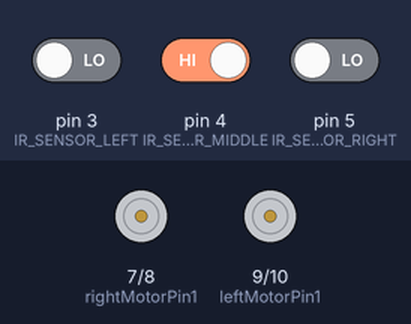
Bench run of a sketch on a simulated Arduino Uno, built with avr-gcc and run on an emulated ATmega328P. Parts: motor-driver pin pairs drawn as motors (green arrow = first pin HIGH = forward, orange = second pin HIGH = backward, longer = more drive, scaled by the enable pin). Inputs (shaded band) come from the test bench; at power-on: pin 3 (IR_SENSOR_LEFT) LOW, pin 4 (IR_SENSOR_MIDDLE) HIGH, pin 5 (IR_SENSOR_RIGHT) LOW.

Above: at 1.2 s.
1.3 s: pin 3 (IR_SENSOR_LEFT) driven HIGH
At 2.4 s:
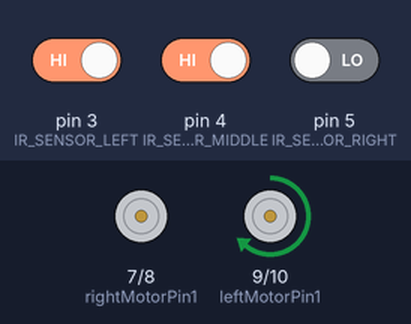
2.8 s: pin 4 (IR_SENSOR_MIDDLE) driven LOW
At 3.5 s:
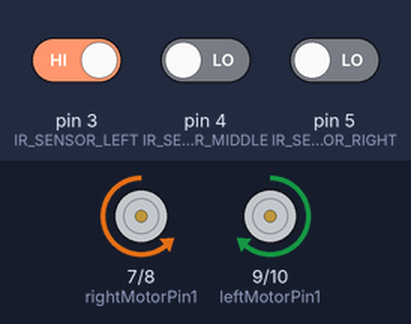
4.3 s: pin 3 (IR_SENSOR_LEFT) driven LOW and pin 4 (IR_SENSOR_MIDDLE) driven HIGH and pin 5 (IR_SENSOR_RIGHT) driven HIGH
At 4.7 s:
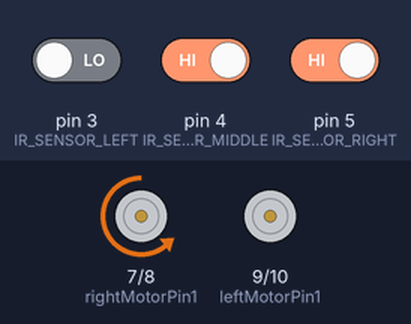
5.8 s: pin 5 (IR_SENSOR_RIGHT) driven LOW
At 7.0 s:
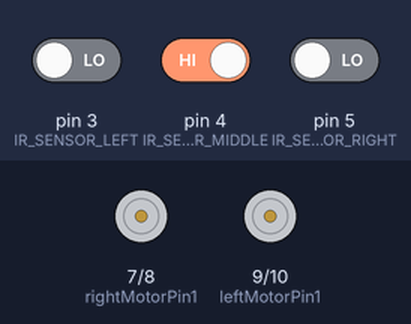
7.3 s: pin 5 (IR_SENSOR_RIGHT) driven HIGH
At 8.1 s:
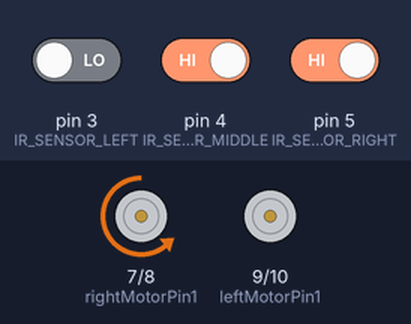
Timing chart, 0 to 9.8 s (numbered marks = the images above; inputs shaded):
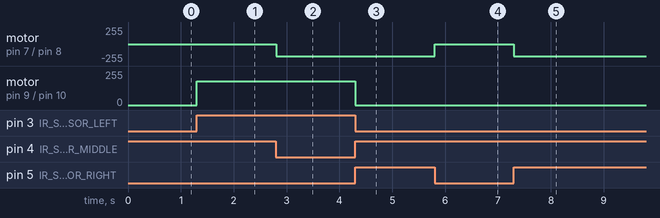

Measured:
- after the input at 1.3 s, motor on pin 9 (leftMotorPin1) / pin 10 (leftMotorPin2): stopped → forward 180/255 at once
- after the input at 2.8 s, motor on pin 7 (rightMotorPin1) / pin 8 (rightMotorPin2): stopped → backward 180/255 at once
- after the input at 4.3 s, motor on pin 9 (leftMotorPin1) / pin 10 (leftMotorPin2): forward 180/255 → stopped at once
- after the input at 5.8 s, motor on pin 7 (rightMotorPin1) / pin 8 (rightMotorPin2): backward 180/255 → stopped at once
- after the input at 7.3 s, motor on pin 7 (rightMotorPin1) / pin 8 (rightMotorPin2): stopped → backward 180/255 at once

The sketch:

cgu_techfest.ino
```cpp
#define IR_SENSOR_RIGHT 5
#define IR_SENSOR_MIDDLE 4
#define IR_SENSOR_LEFT 3
#define MOTOR_SPEED 180

//Right motor
int enableRightMotor=6;
int rightMotorPin1=7;
int rightMotorPin2=8;

//Left motor
int enableLeftMotor=11;
int leftMotorPin1=9;
int leftMotorPin2=10;

void setup()
{
  // put your setup code here, to run once:
  pinMode(enableRightMotor, OUTPUT);
  pinMode(rightMotorPin1, OUTPUT);
  pinMode(rightMotorPin2, OUTPUT);

  pinMode(enableLeftMotor, OUTPUT);
  pinMode(leftMotorPin1, OUTPUT);
  pinMode(leftMotorPin2, OUTPUT);

  pinMode(IR_SENSOR_RIGHT, INPUT);
  pinMode(IR_SENSOR_LEFT, INPUT);
  rotateMotor(0,0);

}


void loop()
{
  int rightIRSensorValue = digitalRead(IR_SENSOR_RIGHT);
  int leftIRSensorValue = digitalRead(IR_SENSOR_LEFT);
  int middleIRSensorValue = digitalRead(IR_SENSOR_MIDDLE);


  //If none of the sensors detects black line, then go straight
  if ( middleIRSensorValue == LOW)
  {
    rotateMotor(-MOTOR_SPEED, MOTOR_SPEED);
  }
  //If right sensor detects black line, then turn right
  else if (rightIRSensorValue == HIGH && leftIRSensorValue == LOW && middleIRSensorValue == HIGH )
  {
    rotateMotor(-MOTOR_SPEED,0);
  }
  //If left sensor detects black line, then turn left
  else if (rightIRSensorValue == LOW && leftIRSensorValue == HIGH && middleIRSensorValue == HIGH )
  {
    rotateMotor( 0,MOTOR_SPEED);
  }
  //If both the sensors detect black line, then stop
  else
  {
    rotateMotor(0, 0);
  }
}


void rotateMotor(int rightMotorSpeed, int leftMotorSpeed)
{

  if (rightMotorSpeed < 0)
  {
    digitalWrite(rightMotorPin1,LOW);
    digitalWrite(rightMotorPin2,HIGH);
  }
  else if (rightMotorSpeed > 0)
  {
    digitalWrite(rightMotorPin1,HIGH);
    digitalWrite(rightMotorPin2,LOW);
  }
  else
  {
    digitalWrite(rightMotorPin1,LOW);
    digitalWrite(rightMotorPin2,LOW);
  }

  if (leftMotorSpeed < 0)
  {
    digitalWrite(leftMotorPin1,LOW);
    digitalWrite(leftMotorPin2,HIGH);
  }
  else if (leftMotorSpeed > 0)
  {
    digitalWrite(leftMotorPin1,HIGH);
    digitalWrite(leftMotorPin2,LOW);
  }
  else
  {
    digitalWrite(leftMotorPin1,LOW);
    digitalWrite(leftMotorPin2,LOW);
  }
  analogWrite(enableRightMotor, abs(rightMotorSpeed));
  analogWrite(enableLeftMotor, abs(leftMotorSpeed));
}
```
